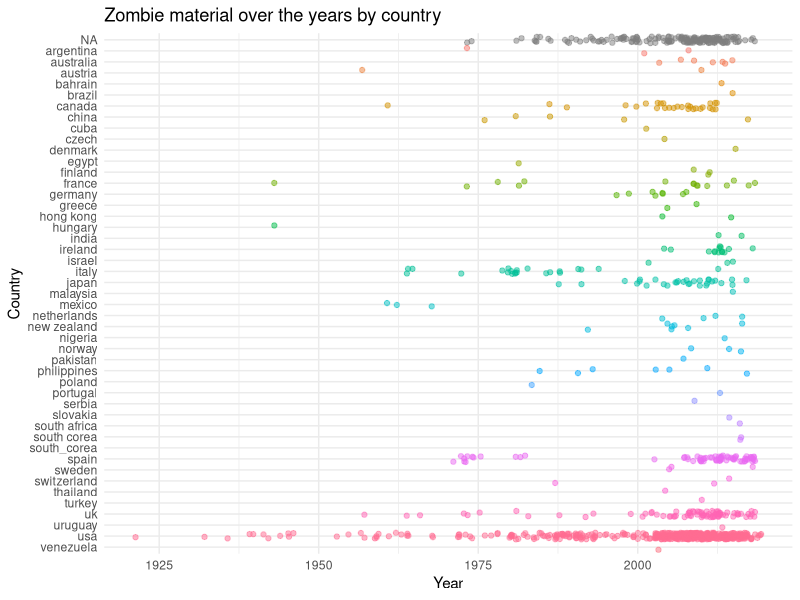
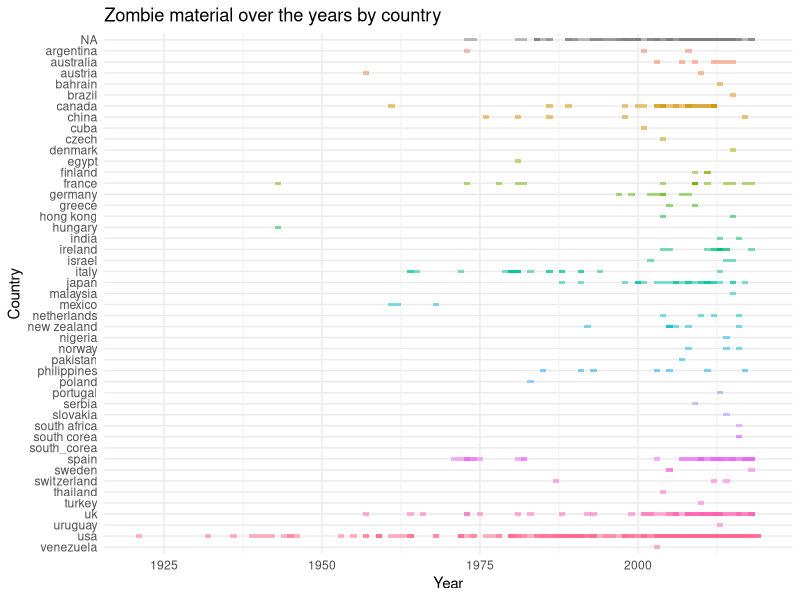
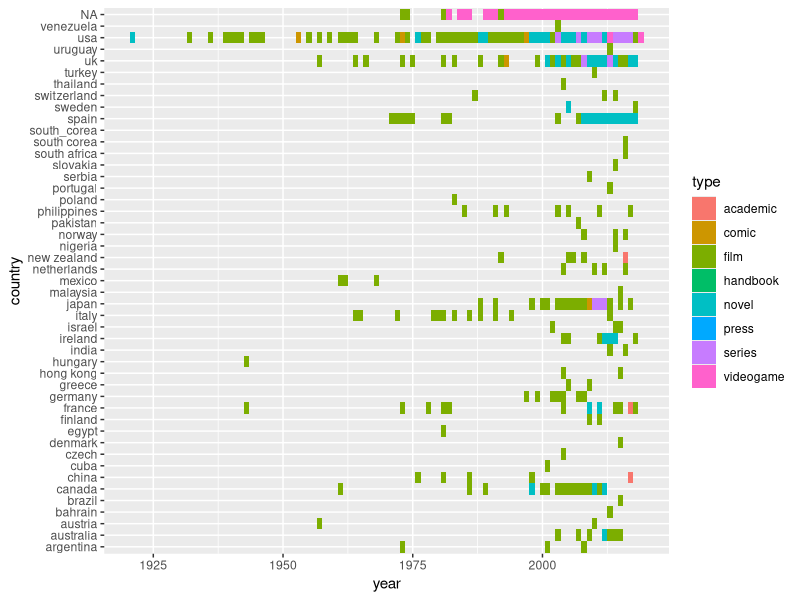

Here is the R script that generated these plots, in order:
library(tidyverse)
library(magrittr)
library(car)

zombies <-
  read.delim("zombies.txt",
             sep = "\t",
             na.strings = c("NA", ""),
             header = TRUE,
             dec = ".",
             colClasses = c("character", "factor", "numeric", "character", "factor"))

countsCountry <- zombies %$% country %>% table %>% as.vector

zombies %>%
  ggplot(aes(x = year,
             y = factor(country,
                        levels = rev(levels(country))))) +
  geom_jitter(aes(color = country),
              alpha = 0.5,
              height = 0.3) +
  guides(color = FALSE) +
  xlab("Year") +
  ylab("Country") +
  ggtitle("Zombie material over the years by country") +
  theme_minimal()

zombies %>%
  ggplot(aes(x = year,
             y = factor(country,
                        levels = rev(levels(country))))) +
  geom_tile(aes(fill = country),
            alpha = 0.5,
            height = 0.3) +
  guides(fill = FALSE) +
  xlab("Year") +
  ylab("Country") +
  ggtitle("Zombie material over the years by country") +
  theme_minimal()

zombies %>%
  ggplot(aes(x = year, y = country, fill = type)) +
  geom_tile()

  
